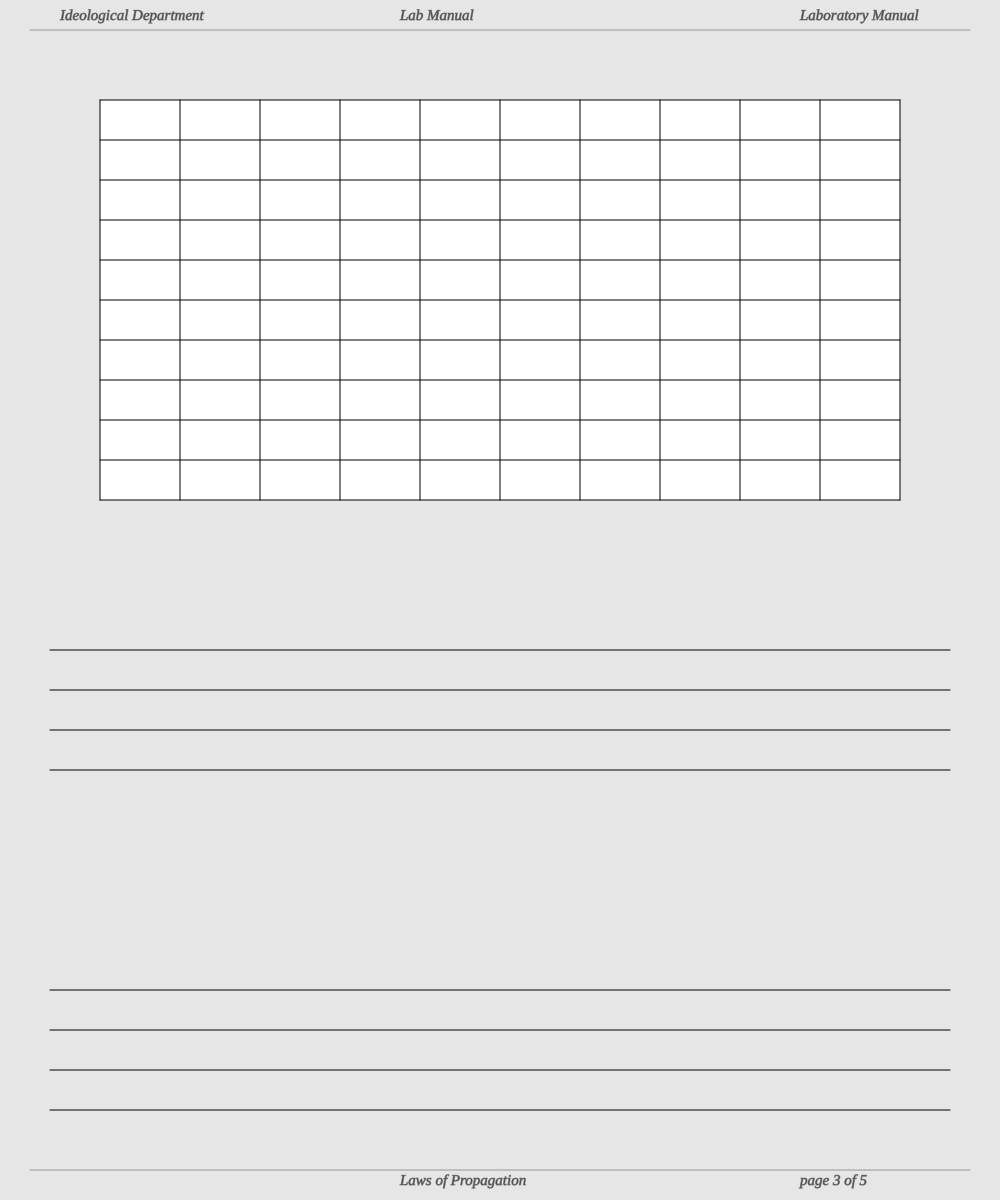
Frame 1 (no input)
Frame 60 (no input): identical to frame 1, image omitted
Frame 120 (the mouse pressed at the canvas centre since frame 60): identical to frame 1, image omitted

The p5.js sketch that drew this single still picture (run headless with seeded random() and noise() and a simulated clock; from frame 60 on, the mouse is pressed at the canvas centre):

// p5.js sketch
// ── sketch.js
let title = `Laws of Propagation`;
//funciton to make a nxn table of with input n # of cells, height, width, and position
function makeTable(cells, width, height, xpos, ypos){
  push()
  fill(`white`)
  noStroke()
  let jumh = width / cells
  let jumv = height / cells
  rect(xpos, ypos, width, height)
  strokeWeight(1)
  stroke(`black`)
  let i = 0;
  while(i <= cells){
    line(xpos + (jumh * i), ypos, xpos + (jumh * i), ypos + height)
    line(xpos, ypos + (jumv * i), xpos + width, ypos + (jumv * i))
    i++
  }
  pop()
}

function setup() {
  createCanvas(1000, 1200);
}

function draw() {
  //general page setup
  background(230)
  strokeWeight(1)
  fill('black')
  textFont(`Tahoma`)
  push()
  stroke(150)
  line(30, 30, 970, 30)
  line(30, 1170, 970, 1170)
  textSize(15)
  fill(80)
  textStyle(`italic`)
  text(`Ideological Department`, 60, 20)
  text(`Laboratory Manual`, 800, 20)
  text(`Lab Manual`, 400, 20)
  text(title, 400, 1185)
  text(`page 3 of 5`, 800, 1185)
  text()
  pop()
  makeTable(10, 800, 400, 100, 100)
  line(50, 650, 950, 650)
  line(50, 690, 950, 690)
  line(50, 730, 950, 730)
  line(50, 770, 950, 770)
  line(50, 990, 950, 990)
  line(50, 1030, 950, 1030)
  line(50, 1070, 950, 1070)
  line(50, 1110, 950, 1110)


  }
